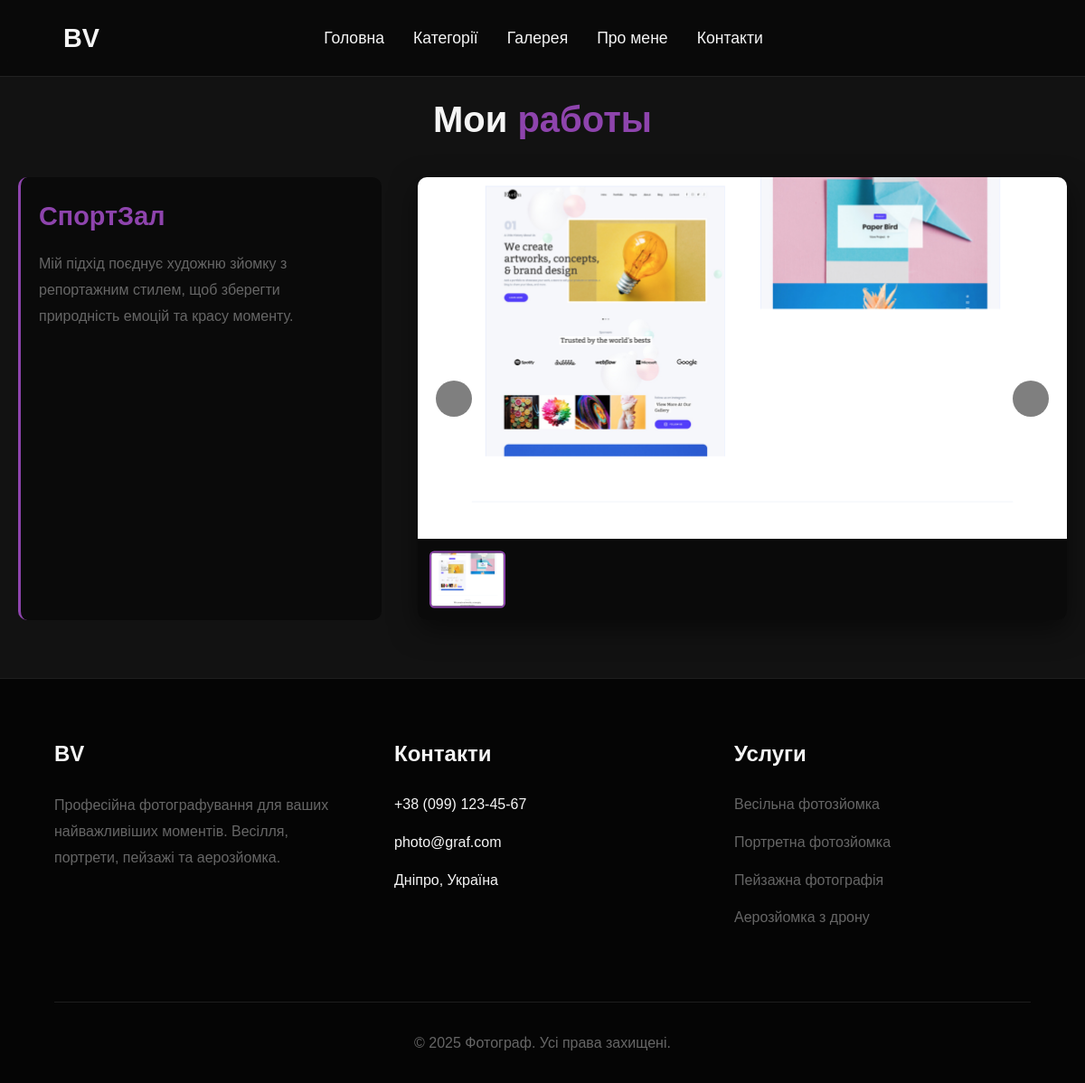
The app's page /sendmess/category/1/ with its own data.
### gallery/models.py (models this page shows, shortened)
class Album(models.Model):
    name = models.CharField(max_length=255, null=True, blank=True)
    description = models.TextField(null=True, blank=True)
    category = models.ForeignKey(Category, models.CASCADE, related_name='categories')

class AlbumPhoto(models.Model):
    category = models.ForeignKey(Album, models.CASCADE, related_name='photos')
    images = models.ImageField(upload_to='album/')

### gallery/views.py (the view)
# urls.py: path('category/<int:pk>/', CategoryDetailView.as_view(), name='category')
class CategoryDetailView(DetailView):
    model = Category
    template_name = 'gallery/gallery.html'
    def get_context_data(self, **kwargs):
        context = super().get_context_data(**kwargs)
        category = self.get_object()
        context['albums'] = category.categories.all()
        return context

### gallery/templates/gallery/gallery.html (shortened to what this page needs)
{% extends "base.html" %}
{% load static %}
{% block links %}
    <link rel="stylesheet" href="{% static 'gallery/css/gallery.css' %}">
{% endblock links %}
{% block content %}
<div class="container">
    <h1 class="section-title">Мои <span>работы</span></h1>
    {% for album in albums %}
        {% with slider_id="slider_"|add:forloop.counter0 %}
        <section class="gallery-section">
            <div class="gallery-container">
                <div class="gallery-description">
                    <h3>{{ album.name }}</h3>
                    <p>{{ album.description }}</p>
                </div>
                <div class="gallery-slider">
                    <div class="slider-main" id="{{ slider_id }}">
                        {% with all_photo=album.photos.all %}
                            {% for photo in all_photo %}
                                <img src="{{ photo.images.url }}" alt="{{ photo.name }}" {% if forloop.first %}class="active"{% endif %}>
                            {% endfor %}
                        {% endwith %}
                    </div>
                    <div class="slider-controls">
                        <button class="slider-btn prev-btn"></button>
                        <button class="slider-btn next-btn"></button>
                    </div>
                    <div class="slider-nav">
                        {% with all_photo=album.photos.all %}
                            {% for photo in all_photo %}
                                <div class="slider-thumbnail {% if forloop.first %}active{% endif %}">
                                    <img src="{{ photo.images.url }}" alt="{{ photo.name }}">
                                </div>
                            {% endfor %}
                        {% endwith %}
                    </div>
                </div>
            </div>
        </section>
        {% endwith %}
    {% endfor %}
</div>
{% endblock content %}

### static/css/base.css (style rules this page uses)
:root { --dark: #121212; --darker: #0a0a0a; --darkest: #050505; --accent: #8e44ad; --light: #f5f5f5; --gray: #333; --light-gray: #666; }
* { margin: 0; padding: 0; box-sizing: border-box; font-family: 'Montserrat', sans-serif; }
body { background-color: var(--dark); color: var(--light); line-height: 1.6; overflow-x: hidden; }
.section-title { text-align: center; margin-bottom: 4rem; font-size: 2.8rem; }
.section-title span { color: var(--accent); }

### gallery/static/gallery/css/gallery.css (style rules this page uses)
:root { --dark: #121212; --darker: #0a0a0a; --darkest: #050505; --accent: #8e44ad; --light: #f5f5f5; --gray: #333; --light-gray: #666; }
* { margin: 0; padding: 0; box-sizing: border-box; font-family: 'Montserrat', sans-serif; }
body { background-color: var(--dark); color: var(--light); line-height: 1.6; }
.container { max-width: 1400px; margin: 100px auto 50px; padding: 0 20px; }
.section-title { font-size: 2.5rem; margin-bottom: 2rem; text-align: center; }
.section-title span { color: var(--accent); }
.gallery-section { margin-bottom: 4rem; }
.gallery-container { display: flex; gap: 40px; margin-bottom: 30px; }
.gallery-description { flex: 1; padding: 20px; background-color: var(--darker); border-radius: 10px; border-left: 3px solid var(--accent); }
.gallery-description h3 { font-size: 1.8rem; margin-bottom: 1rem; color: var(--accent); }
.gallery-description p { color: var(--light-gray); margin-bottom: 1rem; line-height: 1.8; }
.gallery-slider { flex: 2; position: relative; border-radius: 10px; overflow: hidden; box-shadow: 0 10px 30px rgba(0, 0, 0, 0.5); }
.slider-main { height: 400px; position: relative; overflow: hidden; }
.slider-main img { width: 100%; height: 100%; object-fit: cover; position: absolute; top: 0; left: 0; opacity: 0; transition: opacity 0.5s ease; }
.slider-main img.active { opacity: 1; }
.slider-nav { display: flex; gap: 10px; padding: 15px; background-color: var(--darker); overflow-x: auto; }
.slider-thumbnail { width: 80px; height: 60px; border-radius: 5px; overflow: hidden; cursor: pointer; border: 2px solid transparent; transition: all 0.3s ease; }
.slider-thumbnail:hover, .slider-thumbnail.active { border-color: var(--accent); transform: scale(1.05); }
.slider-thumbnail img { width: 100%; height: 100%; object-fit: cover; }
.slider-controls { position: absolute; top: 50%; width: 100%; display: flex; justify-content: space-between; transform: translateY(-50%); padding: 0 20px; z-index: 10; }
.slider-btn { background-color: rgba(0, 0, 0, 0.5); color: white; border: none; width: 40px; height: 40px; border-radius: 50%; cursor: pointer; display: flex; align-items: center; justify-content: center; transition: all 0.3s ease; }

### records on screen
Album: name "СпортЗал", description "Мій підхід поєднує художню зйомку з репортажним стилем, щоб зберегти природність емоцій та красу моменту."
AlbumPhoto: images (picture)
